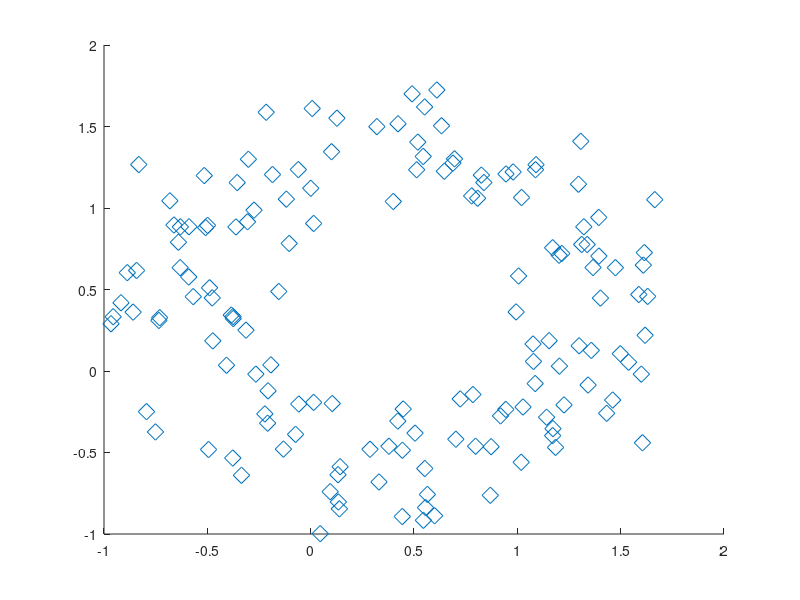

MATLAB code for this plot: (Note: this script raises an error after producing the figure.)
%=============================================================================
% Copyright (c) 2016-present Allan CORNET (Nelson)
%=============================================================================
% This file is part of Nelson.
%=============================================================================
% LICENCE_BLOCK_BEGIN
% SPDX-License-Identifier: LGPL-3.0-or-later
% LICENCE_BLOCK_END
%=============================================================================
% <--ADV-CLI MODE-->
%=============================================================================
close all
%=============================================================================
rng('default') % For reproducibility
figure();
theta = linspace(0, 2 * pi, 150);
x = sin(theta) + 0.75 * rand(1, 150);
y = cos(theta) + 0.75 * rand(1, 150);
sz = 140;
s = scatter(x, y, sz, 'd');
asserts.isequal(s.Marker, 'diamond');
asserts.isequal(s.MarkerEdgeColor, 'flat');
asserts.isequal(s.MarkerFaceColor, 'none');
asserts.isequal(s.SizeData, 140)
%=============================================================================
close all
%=============================================================================
